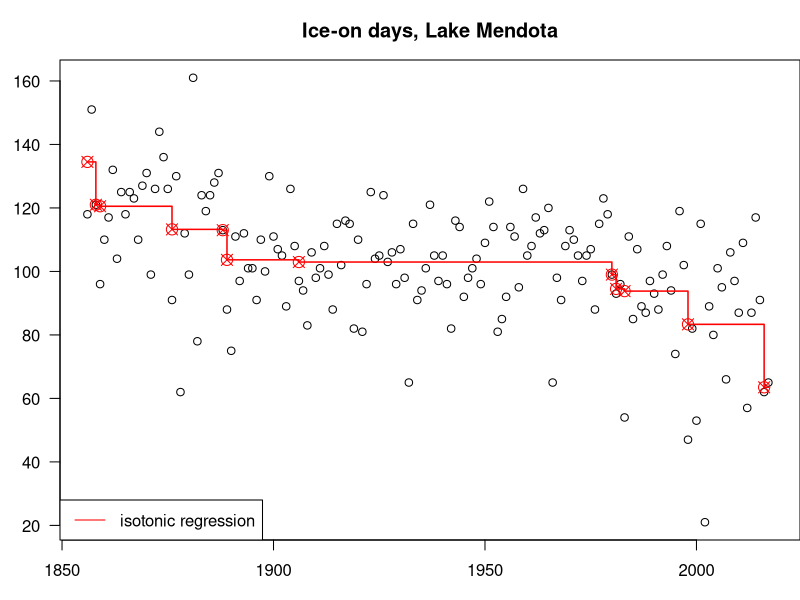

R code for this plot:

# Here's a try at computing the probability that the latent means in an regression problem are isotonic
# with app to Mendota Ice

rm(list=ls())
dat <- read.csv("MendotaIce.csv",header=TRUE)

x0 <- 2018 - dat$WINTER   # so we can consider non-decreasing
y0 <- dat$DAYS
 
ok <- !is.na(y0)   # clean data
x <- x0[ok] ; y <- y0[ok]
fit <- isoreg( x, y )

fit$x <- dat$WINTER[ok]
par( mar=c(3,3,3,0))
plot(fit, main="Ice-on days, Lake Mendota", xlab="year", ylab="days", las=1 )
legend( "bottomleft", legend="isotonic regression", lwd=1, col="red" )

### recall Gamma/Poisson conjugacy
### if lambda ~ Gamma[ alpha, beta ]; X|lambda ~ Poisson(lambda)
## then lambda | x ~ Gamma[ alpha + x, beta + 1 ]


## so shapes should be alpha + days
## rates should be beta + 1

## E(days) = E(lambda ) = alpha/beta   ### e.g. alpha = 200, beta = 2

post.shape <- as.integer( y + 200 )
post.rate <- rep(3, length(y))

## too big...let's try a small one

#ok <- rep(FALSE, length(y))
#ok[1:25] <- TRUE
#iso.p <- grankp( post.shape[ok], post.rate[ok] )
# 25 works

## let's do a running average by size-10 window, for starters


## whole chain of length n = 162, let's go from i=6 to 157, say i +/-5
#smp <- numeric( length(y) - 10 )
#for( i in 6:157 )
# {
#  shape.sub <- y[(i-5):(i+5)]
#  smp[i] <- grankp( shapes=shape.sub, rates=rep(3,11) )
#  print(i) 
# }
### on the yearly scale there's no evidence of monotonicity!
#plot( smp )
#abline( h = -lfactorial(11), col="red" )  


### maybe if I aggregate ... say over decades...for example

## decadal data..hmm, starting at 1856...
#iceon10 <- NULL
#notdone <- TRUE
#ii <- 1:10
#d <- 1
#while( notdone )
# {
#   iceon10[d] <- sum(y[ii])
#   ii <- ii + 10
#   notdone <- !any( ii > 160 )
#   d <- d+1
# }
#smp2 <- grankp( shapes=(iceon10+1e4)[1:4], rates=rep(13, length(iceon10))[1:4]  )
## memory problem, even though aggregate data look nicer


## let's try 5 year sums

## 5-year data..hmm, starting at 1856...
iceon5 <- NULL
notdone <- TRUE
ii <- 1:5
d <- 1
while( notdone )
 {
   iceon5[d] <- sum(y[ii])
   ii <- ii + 5 
   notdone <- !any( ii > 160 )
   d <- d+1
 }
#smp3 <- grankp( shapes=(iceon5+1000), rates=rep(3, length(iceon5))  )
## to big
